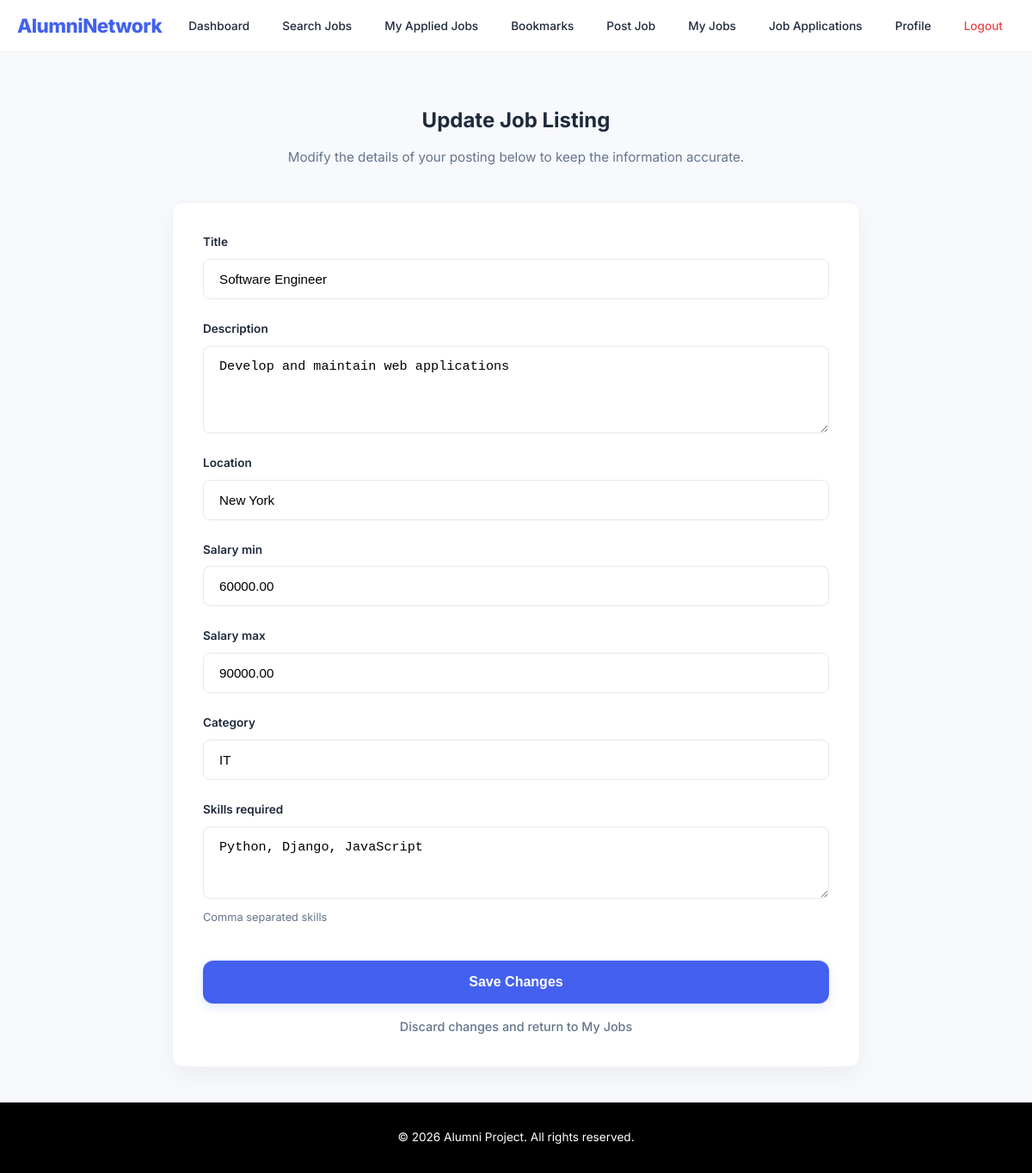
The page /jobs/update/36/ (signed in) on the database its author committed.
### myapp/models.py (models this page shows, shortened)
class Job(models.Model):
    STATUS_CHOICES = (
        ('pending', 'Pending'),
        ('approved', 'Approved'),
        ('rejected', 'Rejected'),
    )
    employer = models.ForeignKey(
        UserRegister,
        on_delete=models.CASCADE,
        limit_choices_to={'role__in': ['employer', 'alumni']},
        related_name='jobs'
    )
    title = models.CharField(max_length=255)
    description = models.TextField()
    location = models.CharField(max_length=255)
    salary_min = models.DecimalField(max_digits=10, decimal_places=2, blank=True, null=True)
    salary_max = models.DecimalField(max_digits=10, decimal_places=2, blank=True, null=True)
    category = models.CharField(max_length=255)
    skills_required = models.TextField(help_text="Comma separated skills")
    status = models.CharField(max_length=20, choices=STATUS_CHOICES, default='approved')
    created_at = models.DateTimeField(auto_now_add=True)

### myapp/views.py (the view)
# urls.py: path('jobs/update/<int:job_id>/', views.update_job, name='update_job'),
def update_job(request, job_id):
    username = request.session.get('username')
    if not username:
        return redirect('login')
    user = get_object_or_404(UserRegister, username=username)
    job = get_object_or_404(Job, id=job_id, employer=user)
    if request.method == 'POST':
        form = JobForm(request.POST, instance=job)
        if form.is_valid():
            form.save()
            messages.success(request, "Job updated successfully.")
            return redirect('my_jobs')
    else:
        form = JobForm(instance=job)
    return render(request, 'update_job.html', {'form': form})

### myapp/forms.py
class JobForm(forms.ModelForm):
    class Meta:
        model = Job
        fields = [
            'title',
            'description',
            'location',
            'salary_min',
            'salary_max',
            'category',
            'skills_required'
        ]
        widgets = {
            'title': forms.TextInput(attrs={'class': 'custom-input', 'placeholder': 'Job Title'}),
            'description': forms.Textarea(attrs={'class': 'custom-input', 'rows': 4}),
            'location': forms.TextInput(attrs={'class': 'custom-input', 'placeholder': 'Job Location'}),
            'salary_min': forms.NumberInput(attrs={'class': 'custom-input'}),
            'salary_max': forms.NumberInput(attrs={'class': 'custom-input'}),
            'category': forms.TextInput(attrs={'class': 'custom-input'}),
            'skills_required': forms.Textarea(attrs={'class': 'custom-input', 'rows': 3}),
        }

### templates/update_job.html (shortened to what this page needs)
{% extends "base.html" %}
{% block content %}
<div class="update-job-container">
    <div class="page-header">
        <h2>Update Job Listing</h2>
        <p>Modify the details of your posting below to keep the information accurate.</p>
    </div>
    <form method="POST" class="job-form">
        {% for field in form %}
            <div class="form-group">
                <label style="font-weight: 600; font-size: 0.85rem; color: var(--text-dark);">
                    {{ field.label }}
                </label>
                {{ field }}
                {% if field.help_text %}
                    <small style="color: var(--text-light); font-size: 0.8rem; margin-top: 4px;">
                        {{ field.help_text }}
                    </small>
                {% endif %}
            </div>
        {% endfor %}
        <div class="form-actions">
            <button type="submit" class="submit-btn">Save Changes</button>
            <a href="{% url 'my_jobs' %}" class="cancel-link">
                Discard changes and return to My Jobs
            </a>
        </div>
    </form>
</div>
{% endblock %}

### templates/base.html (style rules this page uses)
:root { --primary-color: #4361ee; --secondary-color: #3f37c9; --bg-color: #f8f9fd; --card-bg: #ffffff; --text-dark: #1e293b; --text-light: #64748b; --success: #10b981; --danger: #ef4444; --shadow: 0 10px 30px rgba(0, 0, 0, 0.05); --radius: 12px; }
body { font-family: 'Inter', sans-serif; margin: 0; padding: 0; background-color: var(--bg-color); color: var(--text-dark); line-height: 1.6; display: flex; flex-direction: column; min-height: 100vh; }
form, .dashboard-card { background: var(--card-bg); padding: 35px; border-radius: var(--radius); box-shadow: var(--shadow); border: 1px solid #edf2f7; }

### templates/update_job.html (style rules this page uses)
.update-job-container { animation: fadeIn 0.4s ease-in-out; max-width: 800px; margin: 0 auto; }
.page-header { text-align: center; margin-bottom: 2.5rem; }
.page-header p { color: var(--text-light); font-size: 0.95rem; margin-top: -8px; }
.job-form { display: grid; gap: 1.5rem; }
.form-group { display: flex; flex-direction: column; gap: 8px; }
form input, form textarea, form select { border: 1.5px solid #e2e8f0 !important; background-color: #ffffff; padding: 14px 18px !important; font-size: 0.95rem !important; transition: all 0.2s ease !important; border-radius: 8px; }
.form-actions { display: flex; flex-direction: column; gap: 15px; margin-top: 1rem; }
.submit-btn { background: var(--primary-color); color: white; padding: 16px; border: none; border-radius: var(--radius); font-weight: 700; font-size: 1rem; cursor: pointer; transition: 0.3s; box-shadow: 0 4px 12px rgba(67, 97, 238, 0.15); }
.cancel-link { text-align: center; text-decoration: none; color: var(--text-light); font-size: 0.9rem; font-weight: 500; transition: color 0.2s; }

### rows shown on the page
Job: form "Software Engineer" "Develop and maintain web applications" "New York" "60000.00" "90000.00" "IT" "Python, Django, JavaScript"

### other values the page prints
{{ field.label }} "Title" "Description" "Location" "Salary min" "Salary max" "Category" "Skills required"
{{ field.help_text }} "Comma separated skills"
